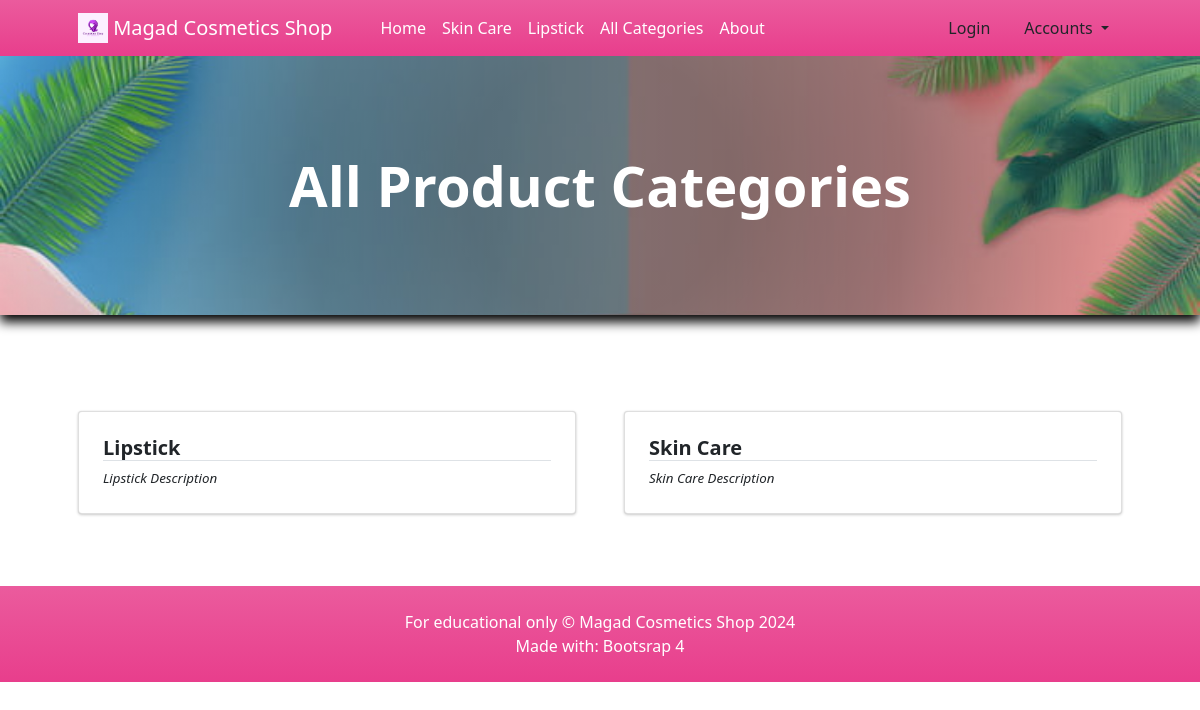
Page /?p=view_categories on the earlier database version.
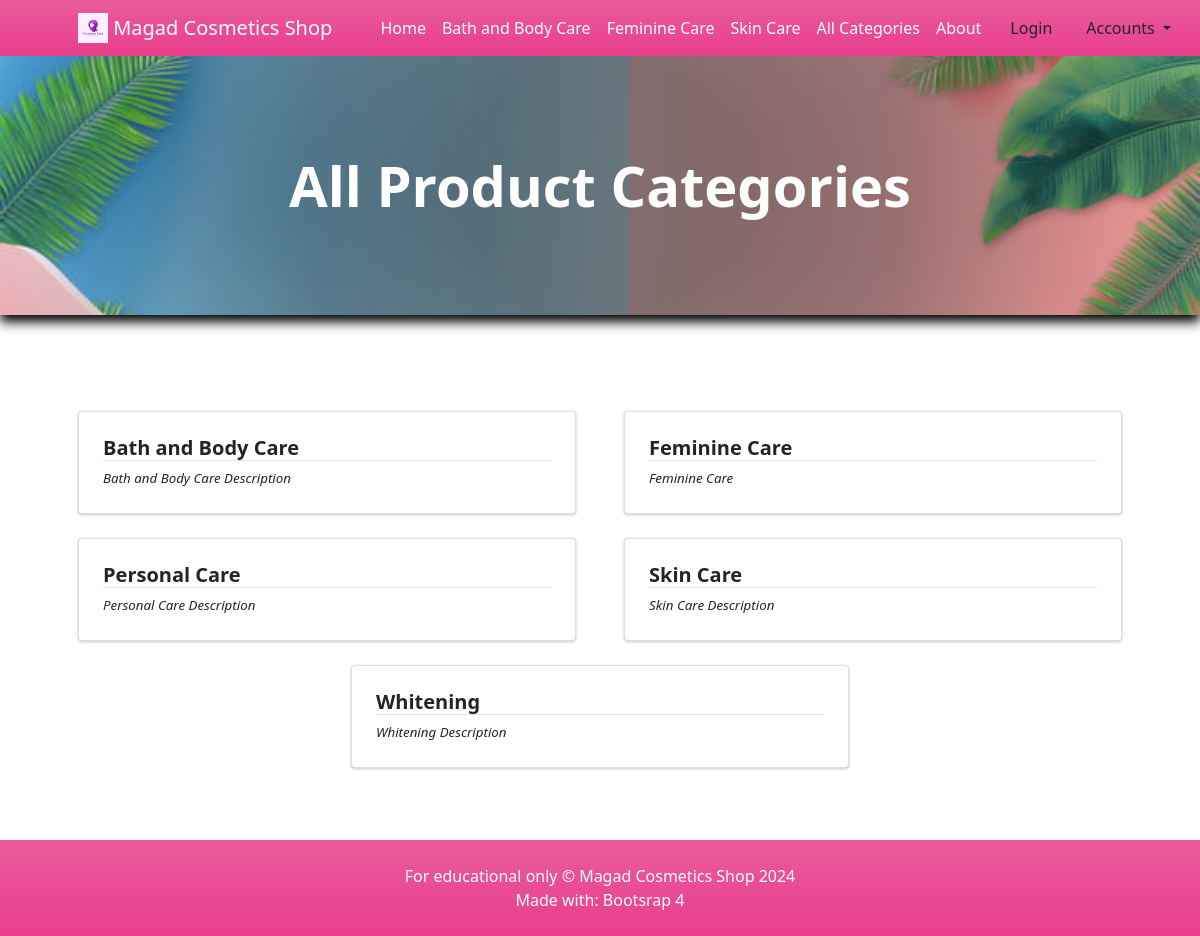
Same page on the later database version.
### tables this page shows
CREATE TABLE `categories` (
  `id` int(30) NOT NULL,
  `user_id_categories` int(11) NOT NULL,
  `category` varchar(250) NOT NULL,
  `description` text DEFAULT NULL,
  `status` tinyint(1) NOT NULL DEFAULT 1,
  `delete_flag` tinyint(1) NOT NULL DEFAULT 0,
  `date_created` datetime NOT NULL DEFAULT current_timestamp()
);

### classes/DBConnection.php (called while the page is built, shortened)
<?php
class DBConnection
{
    private $host = 'localhost';
    private $username = 'root';
    private $password = '';
    private $database = 'cosmetics';
    public $conn;
    public function __construct()
    {
        if (!isset($this->conn)) {
            $this->conn = new mysqli($this->host, $this->username, $this->password, $this->database);
        }
    }
}

### classes/SystemSettings.php (called while the page is built, shortened)
<?php
class SystemSettings extends DBConnection
{
	function userdata($field = '')
	{
		if (!empty($field)) {
			if (isset($_SESSION['userdata'][$field]))
				return $_SESSION['userdata'][$field];
			else
				return null;
		} else {
			return false;
		}
	}
	function info($field = '')
	{
		if (!empty($field)) {
			if (isset($_SESSION['system_info'][$field]))
				return $_SESSION['system_info'][$field];
			else
				return false;
		} else {
			return false;
		}
	}
}
$_settings = new SystemSettings();

### config.php (called while the page is built, shortened)
<?php
require_once('classes/DBConnection.php');
require_once('classes/SystemSettings.php');
function validate_image($file)
{
    if (!empty($file)) {
        $ex = explode("?", $file);
        $file = $ex[0];
        $ts = isset($ex[1]) ? "?" . $ex[1] : '';
        if (is_file(base_app . $file)) {
            return base_url . $file . $ts;
        } else {
            return base_url . 'dist/img/no-image-available.png';
        }
    } else {
        return base_url . 'dist/img/no-image-available.png';
    }
}

### view_categories.php (the view, shortened to what this page needs)
<?php
$title = "All Product Categories";
?>
<header class="bg-dark py-5" id="main-header">
    <div class="container px-4 px-lg-5 my-5">
        <div class="text-center text-white">
            <h1 class="display-4 fw-bolder"><?php echo $title ?></h1>
        </div>
    </div>
</header>
<section class="py-5">
    <div class="container px-4 px-lg-5 mt-5">
        <div class="row gx-2 gx-lg-5 row-cols-1 row-cols-md-2 row-cols-xl-2 justify-content-center">
            <?php
            $categories = $conn->query("SELECT * FROM `categories` where status = 1 AND delete_flag = 0  order by category asc ");
            while ($row = $categories->fetch_assoc()):
                foreach ($row as $k => $v) {
                    $row[$k] = trim(stripslashes($v));
                }
                $row['description'] = strip_tags(stripslashes(html_entity_decode($row['description'])));
            ?>
                <div class="col mb-6 mb-2">
                    <a href="./?p=products&c=<?php echo md5($row['id']) ?>" class="card category-item text-decoration-none text-reset">
                        <div class="card-body p-4">
                            <div class="">
                                <h5 class="fw-bolder border-bottom border-pink"><?php echo $row['category'] ?></h5>
                            </div>
                            <p class="m-0 truncate"><?php echo $row['description'] ?></p>
                        </div>
                    </a>
                </div>
            <?php endwhile; ?>
        </div>
    </div>
</section>

### index.php (shortened to what this page needs)
<?php require_once('config.php'); ?>
<!DOCTYPE html>
<html lang="en">
<?php require_once('inc/header.php') ?>
<body>
  <?php require_once('inc/topBarNav.php') ?>
  <?php $page = isset($_GET['p']) ? $_GET['p'] : 'home';  ?>
  <?php
  if (!file_exists($page . ".php") && !is_dir($page)) {
    include '404.html';
  } else {
    if (is_dir($page))
      include $page . '/index.php';
    else
      include $page . '.php';
  }
  ?>
  <?php require_once('inc/footer.php') ?>
</body>
</html>

### inc/header.php (shortened to what this page needs)
<head>
    <link rel="stylesheet" href="<?php echo base_url ?>plugins/fontawesome-free/css/all.min.css">
    <link rel="stylesheet" href="<?php echo base_url ?>plugins/tempusdominus-bootstrap-4/css/tempusdominus-bootstrap-4.min.css">
  <link rel="stylesheet" href="<?php echo base_url ?>plugins/datatables-bs4/css/dataTables.bootstrap4.min.css">
  <link rel="stylesheet" href="<?php echo base_url ?>plugins/datatables-responsive/css/responsive.bootstrap4.min.css">
  <link rel="stylesheet" href="<?php echo base_url ?>plugins/datatables-buttons/css/buttons.bootstrap4.min.css">
  <link rel="stylesheet" href="<?php echo base_url ?>plugins/select2/css/select2.min.css">
  <link rel="stylesheet" href="<?php echo base_url ?>plugins/select2-bootstrap4-theme/select2-bootstrap4.min.css">
    <link rel="stylesheet" href="<?php echo base_url ?>plugins/icheck-bootstrap/icheck-bootstrap.min.css">
    <link rel="stylesheet" href="<?php echo base_url ?>plugins/jqvmap/jqvmap.min.css">
    <link rel="stylesheet" href="<?php echo base_url ?>dist/css/adminlte.css">
    <link rel="stylesheet" href="<?php echo base_url ?>dist/css/custom.css">
    <link rel="stylesheet" href="<?php echo base_url ?>assets/css/styles.css">
    <link rel="stylesheet" href="<?php echo base_url ?>plugins/overlayScrollbars/css/OverlayScrollbars.min.css">
    <link rel="stylesheet" href="<?php echo base_url ?>plugins/daterangepicker/daterangepicker.css">
    <link rel="stylesheet" href="<?php echo base_url ?>plugins/summernote/summernote-bs4.min.css">
  <link rel="stylesheet" href="<?php echo base_url ?>plugins/sweetalert2-theme-bootstrap-4/bootstrap-4.min.css">
  </head>

### inc/topBarNav.php (shortened to what this page needs)
<nav class="navbar navbar-expand-lg navbar-dark bg-gradient-pink">
  <div class="container px-4 px-lg-5 ">
    <a class="navbar-brand" href="./">
      <img src="<?php echo validate_image($_settings->info('logo')) ?>" width="30" height="30" class="d-inline-block align-top" alt="" loading="lazy">
      <?php echo $_settings->info('short_name') ?>
    </a>
    <div class="collapse navbar-collapse" id="navbarSupportedContent">
      <ul class="navbar-nav me-auto mb-2 mb-lg-0 ms-lg-4">
        <li class="nav-item"><a class="nav-link text-white" aria-current="page" href="./">Home</a></li>
        <?php
        $cat_qry = $conn->query("SELECT * FROM categories where status = 1 AND delete_flag = 0 limit 3");
        $count_cats = $conn->query("SELECT * FROM categories where status = 1 ")->num_rows;
        while ($crow = $cat_qry->fetch_assoc()):
        ?>
          <li class="nav-item"><a class="nav-link text-white" aria-current="page" href="./?p=products&c=<?php echo md5($crow['id']) ?>"><?php echo $crow['category'] ?></a></li>
        <?php endwhile; ?>
        <?php if ($count_cats > 3): ?>
          <li class="nav-item"><a class="nav-link text-white" href="./?p=view_categories">All Categories</a></li>
        <?php endif; ?>
        <li class="nav-item"><a class="nav-link text-white" href="./?p=about">About</a></li>
      </ul>
      <div class="d-flex align-items-center">
        <?php if ($_settings->userdata('id') > 0 && $_settings->userdata('login_type') == 2): ?>
          <a href="./?p=edit_account" class="text-dark nav-link text-white"><b> Hi, <?php echo $_settings->userdata('firstname') ?>!</b></a>
          <a href="logout.php" class="text-dark nav-link text-white"><i class="fa fa-sign-out-alt"></i></a>
        <?php else: ?>
          <button class="btn btn-outline-pink ml-2" id="login-btn" type="button">Login</button>
          <div class="dropdown">
            <button class="btn btn-outline-pink dropdown-toggle ml-2" type="button" id="accountsDropdown" data-toggle="dropdown" aria-haspopup="true" aria-expanded="false">
              Accounts
            </button>
          </div>
        <?php endif; ?>
      </div>
    </div>
  </div>
</nav>

### inc/footer.php (shortened to what this page needs)
<footer class="py-4 bg-gradient-pink">
  <div class="container">
    <p class="m-0 text-center text-white">For educational only &copy; <?php echo $_settings->info('short_name') ?> 2024</p>
    <p class="m-0 text-center text-white">Made with: Bootsrap 4</p>
  </div>
</footer>

### inc/topBarNav.php (style rules this page uses)
.navbar-nav .nav-link { white-space: nowrap; overflow: hidden; text-overflow: ellipsis; }
.navbar-brand { white-space: nowrap; }

Differences in the rows shown:
removed categories: category "Lipstick", description "Lipstick Description"
added categories: category "Bath and Body Care", description "Bath and Body Care Description"
added categories: category "Feminine Care", description "Feminine Care"
added categories: category "Personal Care", description "Personal Care Description", shown under "All Product Categories"
added categories: category "Whitening", description "Whitening Description", shown under "All Product Categories"
